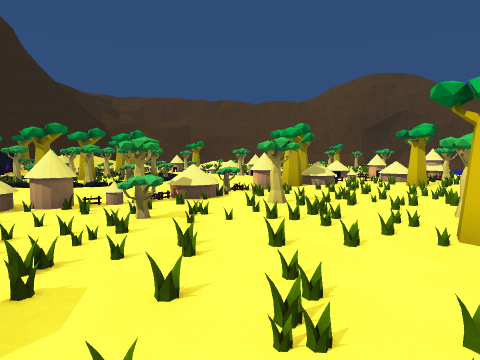
[1] (above)

24 first-person views from a walk through a scene from a Unity 3-D project. The camera is 1.5 m above the floor, tilts 4° down and sees 70° across. The floor is counted in squares, 2 m on a side. Each view is taken from the middle of a square. On the plan, view 1 faces up. The plan holds only what a view shows up to about 11 squares ahead; the rest is blank. The place goes on beyond the plan. Some surface patterns are stand-ins.

[2]
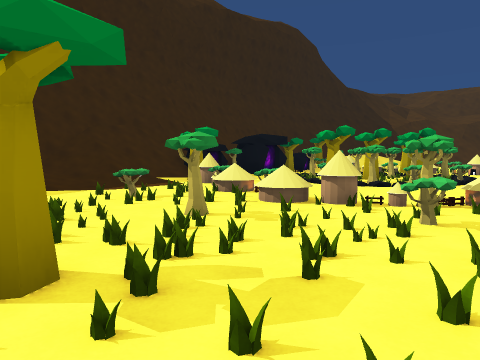

[3]
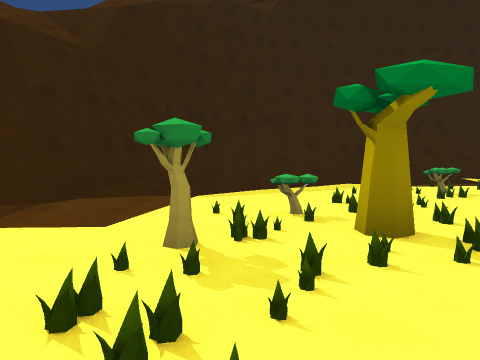

[4]
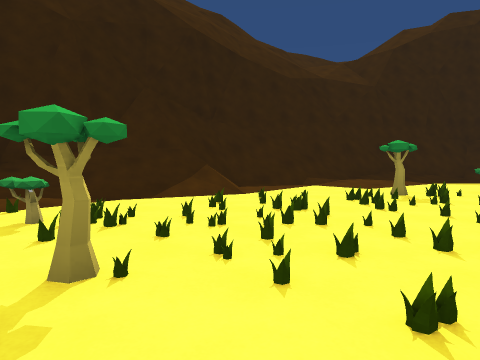

[5]
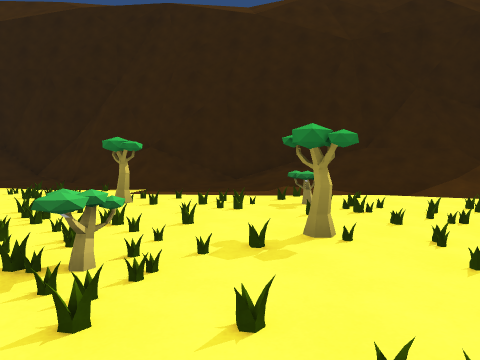

[6]
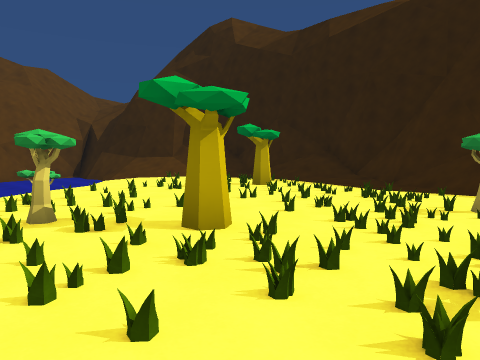

[7]
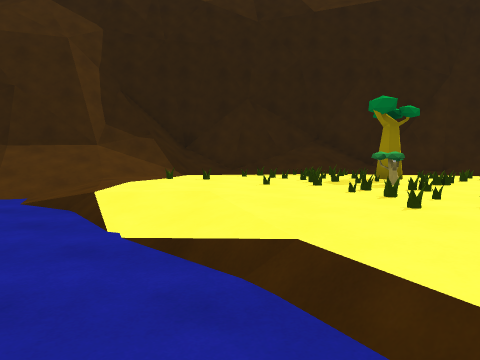

[8]
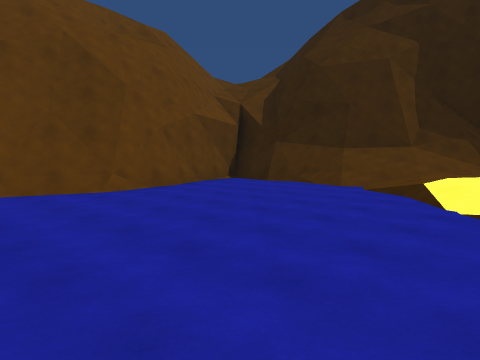

[9]
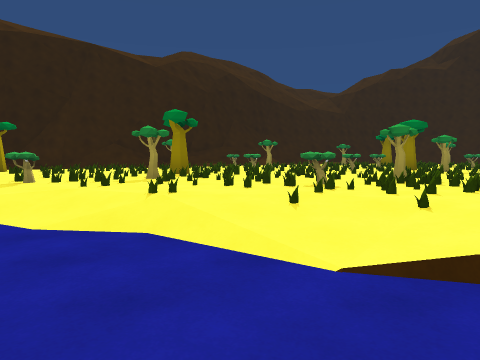

[10]
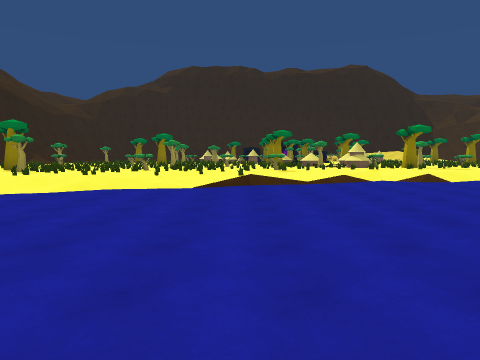

[11]
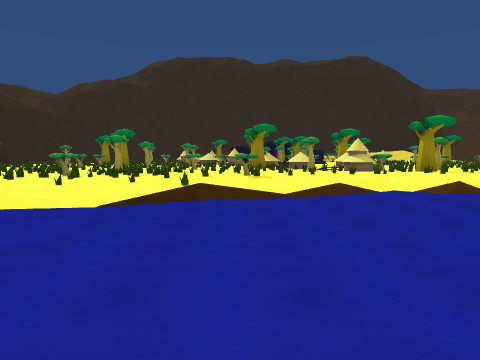

[12]
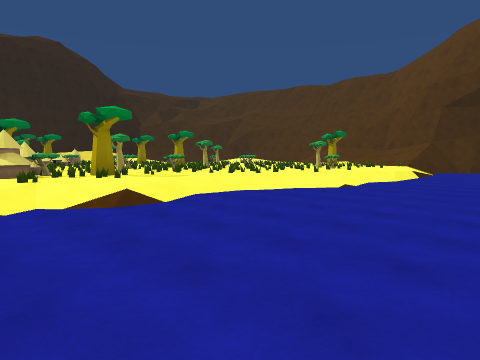

[13]
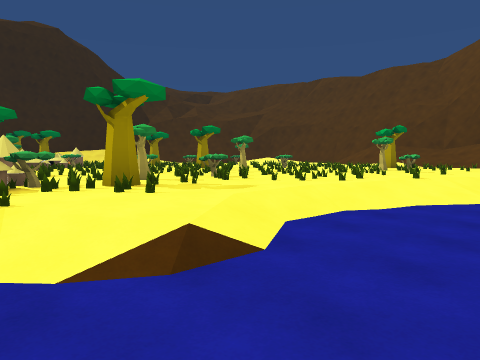

[14]
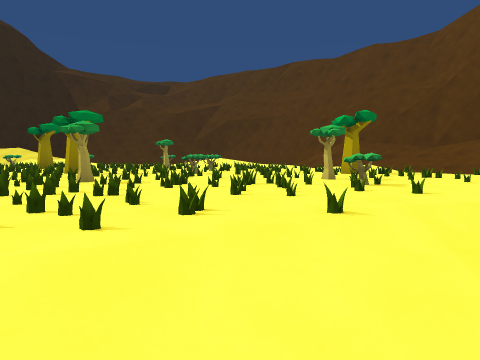

[15]
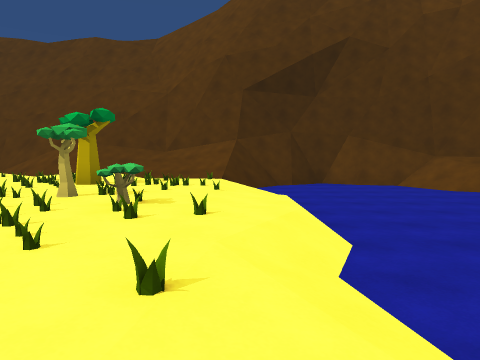

[16]
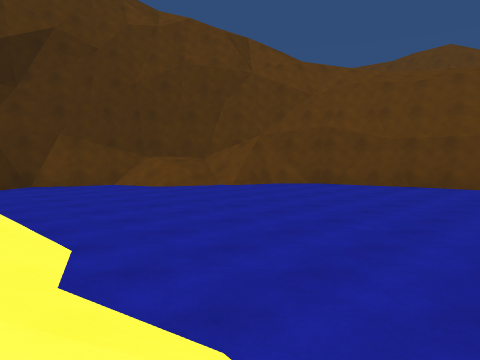

[17]
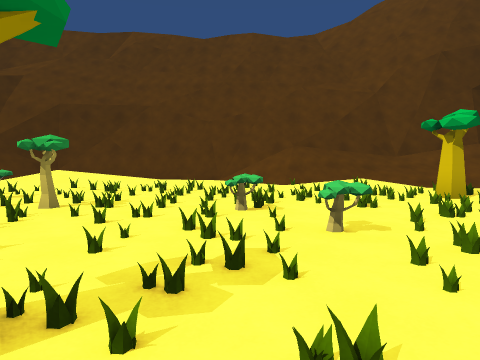

[18]
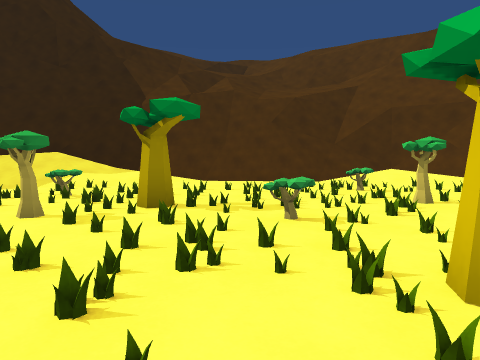

[19]
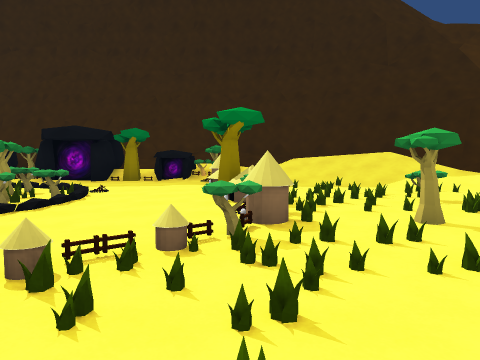

[20]
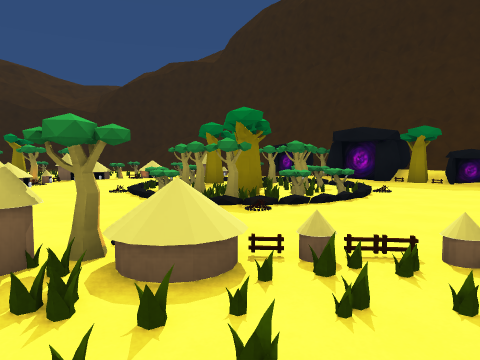

[21]
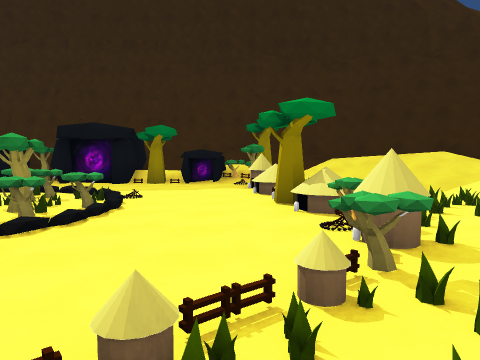

[22]
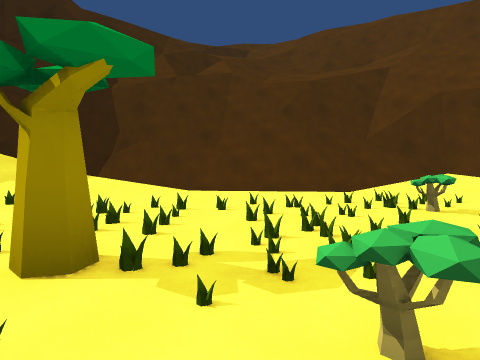

[23]
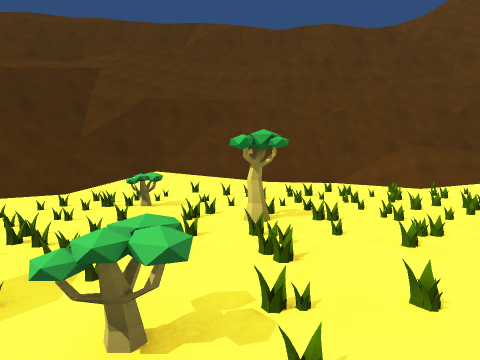

[24]
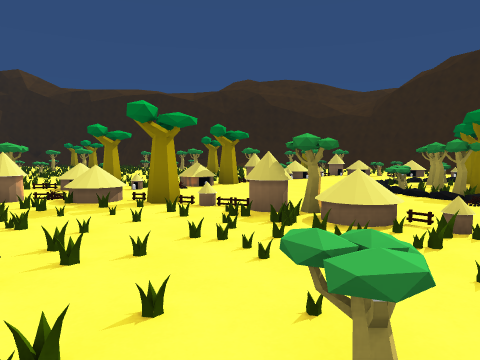

### Floor plan
Key: @ floor where view 1 was taken; # wall or solid block; . main floor; : floor 0.5 m higher than the main floor; - floor 0.5 m lower than the main floor; + floor 0.75 m higher than the main floor; _ floor 0.75 m lower than the main floor; * floor 6.5 m higher than the main floor; / step, stairs or slope; = window, fence, low wall or low ledge; ^ raised ledge; v drop or lower ground; T tree; F fireplace; B boulder; O other object.
Columns run from 10 left of view 1 to 25 right of it. Each row starts with its distance up from view 1.
 29    /////vvv##########
 28    //#=#######/////==#####^v
 27   ///#//::....////////___//#
 26  ///////............/_____//
 25 ///////..............______//
 24 =/=///..=........T..._______/
 23 =##//.....T..^......./________#
 22 ###/.............T.../________##
 21 ##//..........=...=../_________#v
 20 #///...T..=..........__________#v/
 19 #//..^......T........__________#v*
 18 //.....T.......T.....________
 17 // ........=......../____
 16 T  /T/F#^.....^.=..._____
 15 OT#/................_____
 14 OB.......=#.....T..._____
 13 T...#^=O..T#.....T../_____
 12 BB.OTTTT..O.T//##^../_____
 11 B...TTT#^........../______
 10 TO TTT#T ...///+T.../______
  9 O.  =TT=...T/.T......________
  8      = ...##.......^./________
  7   T  ..../^........../_________
  6 /./#=..../.....  .....________
  5 //...#=#T..T........../______
  4 //.......^...T  .T.=../______
  3 /...^.T.....T  ........__________#
  2 /:..........  ^......../_________# v
  1 //..................T.../_______=#v/
  0 //......T.@.....=.....=../_______#vv
 -1 //............T....T......_______#vv
 -2 ###.....T.................-______##/
 -3   ##/.........=........=.../______#
 -4 /vv###///./......T..........///__
 -5 //#vv##//////.........T.....///##
 -6   //v ##/###///../.........///##
 -7   //   ##v#######///.../..//###
 -8         //vvv  v#####///##/##
 -9             v////vvvv#######vv

Positions as (right, up) in squares from view 1, and headings:
1: (0, 0), facing up
2: (0, 0), facing up-left
3: (1, -1), facing left
4: (5, 1), facing down-left
5: (5, 2), facing down
6: (6, 2), facing down-right
7: (15, 2), facing down
8: (15, 4), facing down-right
9: (14, 7), facing down-left
10: (20, 7), facing left
11: (17, 8), facing left
12: (15, 10), facing up-left
13: (12, 11), facing up-left
14: (11, 16), facing up-left
15: (10, 17), facing up
16: (10, 17), facing up-right
17: (3, 18), facing up
18: (2, 17), facing up-left
19: (1, 16), facing left
20: (1, 16), facing down-left
21: (0, 15), facing left
22: (0, 19), facing up-left
23: (0, 19), facing up
24: (1, 18), facing down
